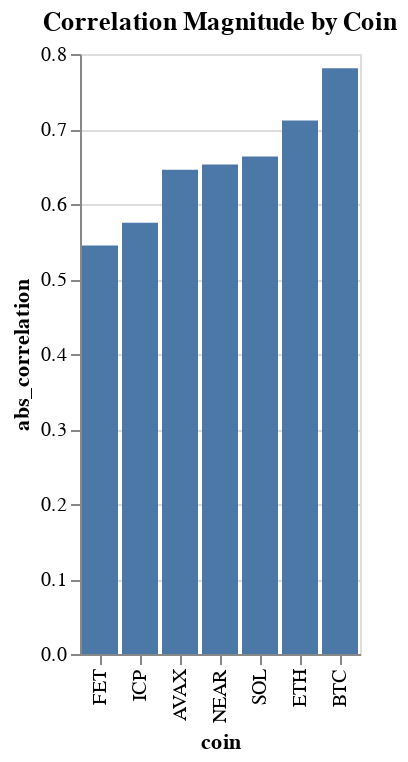

Notebook source saved alongside this figure:
### Code cell
# Sort the DataFrame by RMSE in ascending order
everything_sorted = everything.sort_values('correlation')
everything_sorted['abs_correlation'] = np.abs(everything_sorted['correlation'])

# Create the bar plot
alt.Chart(everything_sorted).mark_bar().encode(
    x=alt.X('coin', sort= 'y'),  # Sort x-axis (coins) by y-axis (RMSE)
    y='abs_correlation'
).properties(
    title='Correlation Magnitude by Coin'  # Add a title to the chart
)

### Figure 1 — Vega-Lite specification as saved in the notebook (floating-point values rounded to 4 significant figures)
{"config": {"view": {"continuousWidth": 300, "continuousHeight": 300}}, "data": {"name": "data-22e4071865989f027dd0a31530e2eaa2"}, "mark": {"type": "bar"}, "encoding": {"x": {"field": "coin", "sort": "y", "type": "nominal"}, "y": {"field": "abs_correlation", "type": "quantitative"}}, "title": "Correlation Magnitude by Coin", "$schema": "https://vega.github.io/schema/vega-lite/v5.20.1.json", "datasets": {"data-22e4071865989f027dd0a31530e2eaa2": [{"coin": "BTC", "correlation": -0.7809, "RMSE": 2.734, "abs_correlation": 0.7809}, {"coin": "ETH", "correlation": -0.7115, "RMSE": 3.786, "abs_correlation": 0.7115}, {"coin": "SOL", "correlation": -0.6634, "RMSE": 4.693, "abs_correlation": 0.6634}, {"coin": "NEAR", "correlation": -0.6527, "RMSE": 5.181, "abs_correlation": 0.6527}, {"coin": "AVAX", "correlation": -0.6456, "RMSE": 5.032, "abs_correlation": 0.6456}, {"coin": "ICP", "correlation": -0.5751, "RMSE": 4.831, "abs_correlation": 0.5751}, {"coin": "FET", "correlation": -0.5447, "RMSE": 6.198, "abs_correlation": 0.5447}]}}
